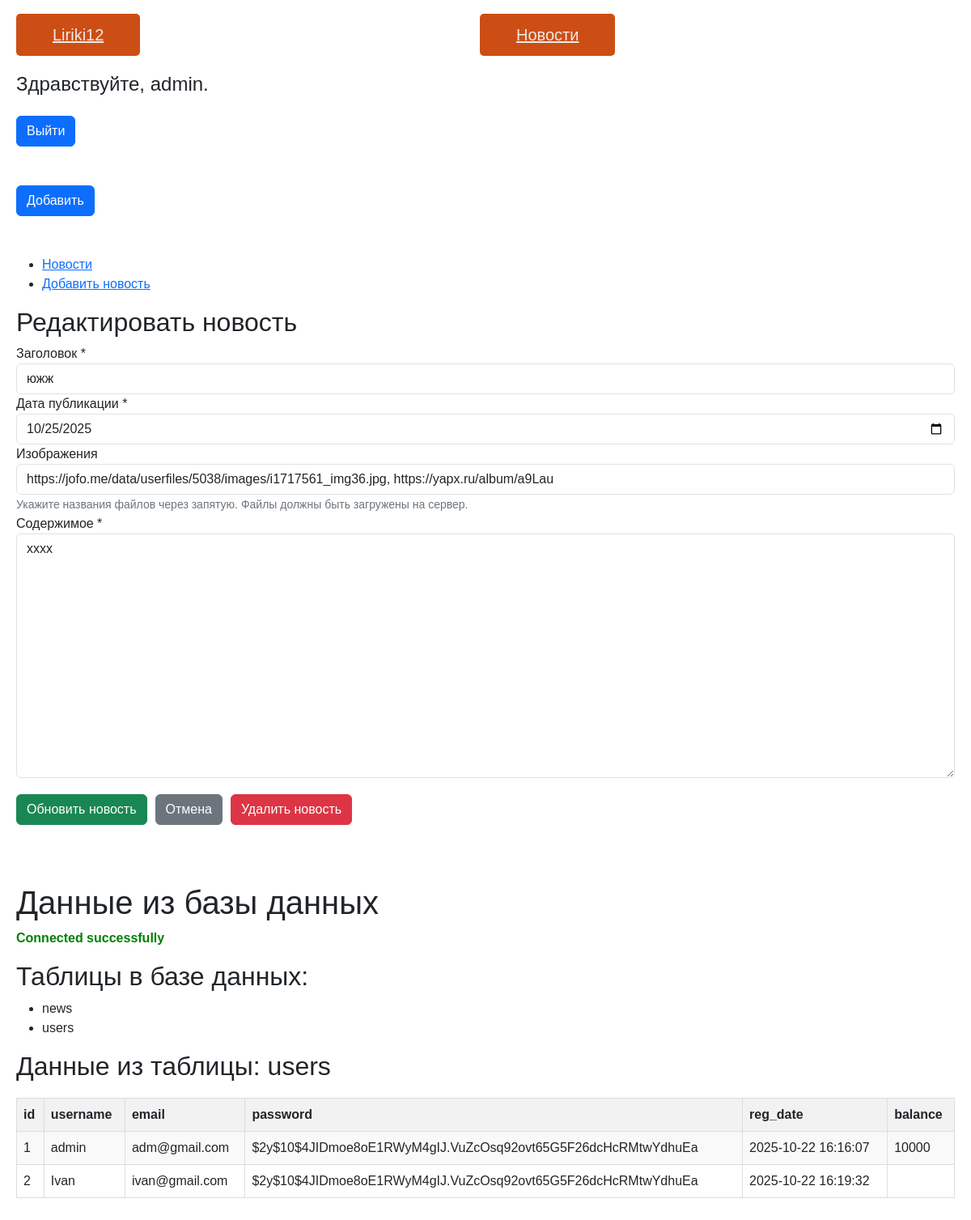
The page /admin.php?action=edit_news&id=12 (signed in) on the database its author committed.
### tables this page shows
CREATE TABLE `news` (
  `id` int(11) NOT NULL,
  `title` varchar(255) NOT NULL,
  `content` text NOT NULL,
  `images` text,
  `news_date` date NOT NULL,
  `created_at` timestamp NULL DEFAULT CURRENT_TIMESTAMP,
  `updated_at` timestamp NULL DEFAULT CURRENT_TIMESTAMP ON UPDATE CURRENT_TIMESTAMP
);

CREATE TABLE `users` (
  `id` int(11) NOT NULL,
  `username` varchar(30) NOT NULL,
  `email` varchar(50) NOT NULL,
  `password` varchar(255) NOT NULL,
  `reg_date` datetime NOT NULL DEFAULT CURRENT_TIMESTAMP,
  `balance` mediumtext NOT NULL
);

### config.php (called while the page is built, shortened)
<?php
$link = mysqli_connect(DB_SERVER, DB_USERNAME, DB_PASSWORD, DB_NAME);
mysqli_set_charset($link, "utf8");
function getNewsById($id) {
    global $link;
    $sql = "SELECT * FROM news WHERE id = ?";
    $stmt = mysqli_prepare($link, $sql);
    mysqli_stmt_bind_param($stmt, "i", $id);
    mysqli_stmt_execute($stmt);
    $result = mysqli_stmt_get_result($stmt);
    return mysqli_fetch_assoc($result);
}
?>

### admin.php (the view, shortened to what this page needs)
<!DOCTYPE html>
<html lang="en">
<head>
  <link href="https://cdn.jsdelivr.net/npm/bootstrap@5.2.0-beta1/dist/css/bootstrap.min.css" rel="stylesheet">
  <link rel="stylesheet" href="css.css">
  <link rel="stylesheet" href="milchik.cs">
</head>
<body>
<nav class="navbar" id="navbar">
        <div class="logo">
<span><a href="index.php" class="button2">Liriki12 </a></span>
        </div>
        <div class="logo">
        <span><a href="index2.php" class="button2">Новости </a></span>
</div>
    </nav>
        <h4 class="my-4">Здравствуйте, <?= htmlspecialchars($_SESSION["username"]); ?>.</h4>
        <a href="./logout.php" class="btn btn-primary">Выйти</a>
<br>
<br>
<br>
<a href="" class="btn btn-primary">Добавить</a>
<br>
<br>
<br>
  <?php
require_once 'config.php';
$action = isset($_GET['action']) ? $_GET['action'] : 'pages';
?>
<ul class="nav-list">
    <li>
        <a href="admin.php?action=news"
           class="<?php echo ($action == 'news' || $action == 'add_news' || $action == 'edit_news') ? 'active' : ''; ?>">
           Новости
        </a>
    </li>
    <li>
        <a href="admin.php?action=add_news"
           class="<?php echo ($action == 'add_news') ? 'active' : ''; ?>">
           Добавить новость
        </a>
    </li>
</ul>
<div class="content">
    <?php
    switch($action) {
            ?>
            <?php
        case 'add_news':
        case 'edit_news':
            $news_item = [
                'id' => '',
                'title' => '',
                'content' => '',
                'images' => '',
                'news_date' => date('Y-m-d')
            ];
            if (isset($_GET['id']) && $action == 'edit_news') {
                $id = (int)$_GET['id'];
                $news_item = getNewsById($id);
            }
            ?>
            <div class="page-list">
                <h2><?php echo (!empty($news_item['id'])) ? 'Редактировать новость' : 'Добавить новость'; ?></h2>
                <form method="POST" class="news-form">
                    <div class="form-group">
                        <label for="title">Заголовок *</label>
                        <input type="text" id="title" name="title" class="form-control"
                               value="<?php echo htmlspecialchars($news_item['title']); ?>"
                               required maxlength="255">
                    </div>
                    <div class="form-group">
                        <label for="news_date">Дата публикации *</label>
                        <input type="date" id="news_date" name="news_date" class="form-control"
                               value="<?php echo htmlspecialchars($news_item['news_date']); ?>"
                               required>
                    </div>
                    <div class="form-group">
                        <label for="images">Изображения</label>
                        <input type="text" id="images" name="images" class="form-control"
                               value="<?php echo htmlspecialchars($news_item['images']); ?>"
                               placeholder="image1.jpg, image2.jpg, image3.jpg">
                        <small class="form-text">Укажите названия файлов через запятую. Файлы должны быть загружены на сервер.</small>
                    </div>
                    <div class="form-group">
                        <label for="content">Содержимое *</label>
                        <textarea id="content" name="content" class="form-control"
                                  rows="12" required><?php echo htmlspecialchars($news_item['content']); ?></textarea>
                    </div>
                    <div class="form-actions">
                        <button type="submit" class="btn btn-success">
                            <?php echo (!empty($news_item['id'])) ? 'Обновить' : 'Добавить'; ?> новость
                        </button>
                        <a href="admin.php?action=news" class="btn btn-secondary">Отмена</a>
                        <?php if (!empty($news_item['id'])): ?>
                            <a href="admin.php?action=delete_news&id=<?php echo (int)$news_item['id']; ?>"
                               class="btn btn-danger"
                               onclick="return confirm('Вы уверены, что хотите удалить эту новость?')">
                               Удалить новость
                            </a>
                        <?php endif; ?>
                    </div>
                </form>
            </div>
            <?php
            break;
    }
    ?>
</div>
    <br>
    <br>
    <br>
    <h1>Данные из базы данных</h1>
    <?php
    $host = 'localhost';
    $user = 'root';
    $password = '';
    $db = 'demo2';
    $connection = mysqli_connect($host, $user, $password, $db);
    echo "<p class='success'>Connected successfully</p>";
    mysqli_set_charset($connection, "utf8");
    echo "<h2>Таблицы в базе данных:</h2>";
    $result = mysqli_query($connection, "SHOW TABLES");
    if ($result && mysqli_num_rows($result) > 0) {
        echo "<ul>";
        while ($row = mysqli_fetch_array($result)) {
            echo "<li>" . $row[0] . "</li>";
        }
        echo "</ul>";
    } else {
        echo "<p>Таблицы не найдены</p>";
    }
    $table_name = "users";
    $table_check = mysqli_query($connection, "SHOW TABLES LIKE '$table_name'");
    if (mysqli_num_rows($table_check) > 0) {
        echo "<h2>Данные из таблицы: $table_name</h2>";
        $query = "SELECT * FROM $table_name";
        $result = mysqli_query($connection, $query);
        if ($result && mysqli_num_rows($result) > 0) {
            echo "<table>";
            echo "<tr>";
            $fields = mysqli_fetch_fields($result);
            foreach ($fields as $field) {
                echo "<th>" . $field->name . "</th>";
            }
            echo "</tr>";
            while ($row = mysqli_fetch_assoc($result)) {
                echo "<tr>";
                foreach ($row as $value) {
                    echo "<td>" . htmlspecialchars($value) . "</td>";
                }
                echo "</tr>";
            }
            echo "</table>";
        } else {
            echo "<p>В таблице '$table_name' нет данных или произошла ошибка: " . mysqli_error($connection) . "</p>";
        }
    }
    ?>
    <br>
    <br>
    <br>
    <br>
</body>
</html>

### admin.php (style rules this page uses)
.button2 { padding: 15px 45px; border-radius: 5px; margin-top: 15px; margin-bottom: 15px; border: none; color: rgb(238, 234, 234); cursor: pointer; background-color: #cc4e14; width: 100%; font-size: 20px; }
.form-actions { display: flex; gap: 10px; flex-wrap: wrap; margin-top: 20px; }
.btn-secondary { background: #6c757d; color: white; }
.news-form .form-text { color: #6c757d; font-size: 0.875em; margin-top: 5px; }
body { font-family: Arial, sans-serif; margin: 20px; }
.success { color: green; font-weight: bold; }
table { border-collapse: collapse; margin: 20px 0; width: 100%; }
th, td { border: 1px solid #ddd; padding: 8px; text-align: left; }
th { background-color: #f2f2f2; }
tr:nth-child(even) { background-color: #f9f9f9; }

### rows shown on the page
news: title "южж", news_date "10/25/2025", images "https://jofo.me/data/userfiles/5038/images/i1717561_img36.jpg, https://yapx.ru/album/a9Lau", content "хххх"
users: id "1", username "admin", email "adm@gmail.com", password "$2y$10$4JIDmoe8oE1RWyM4gIJ.VuZcOsq92ovt65G5F26dcHcRMtwYdhuEa", reg_date "2025-10-22 16:16:07", balance "10000"
users: id "2", username "Ivan", email "ivan@gmail.com", password "$2y$10$4JIDmoe8oE1RWyM4gIJ.VuZcOsq92ovt65G5F26dcHcRMtwYdhuEa", reg_date "2025-10-22 16:19:32"

### other values the page prints
$_SESSION["username"] "admin"
$row[0] "news"
$row[0] "users"
$table_name "users"
$field->name "id"
$field->name "username"
$field->name "email"
$field->name "password"
$field->name "reg_date"
$field->name "balance"
